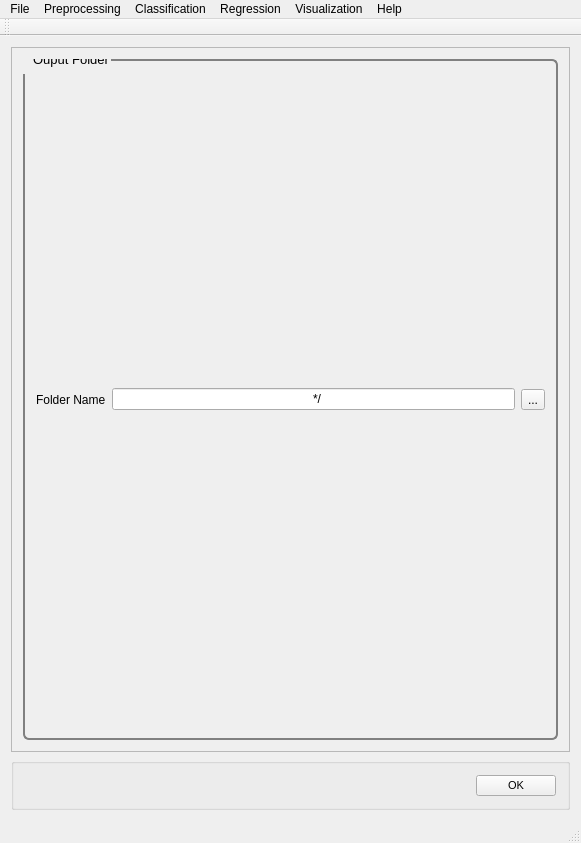
<?xml version="1.0" encoding="UTF-8"?>
<ui version="4.0">
    <class>MainWindow</class>
    <widget class="QMainWindow" name="MainWindow">
        <property name="geometry">
            <rect>
                <x>0</x>
                <y>0</y>
                <width>581</width>
                <height>843</height>
            </rect>
        </property>
        <property name="windowTitle">
            <string>PYSAT</string>
        </property>
        <widget class="QWidget" name="centralWidget">
            <layout class="QVBoxLayout" name="verticalLayout_9">
                <item>
                    <widget class="QScrollArea" name="scrollArea">
                        <property name="widgetResizable">
                            <bool>true</bool>
                        </property>
                        <widget class="QWidget" name="scrollAreaWidgetContents_2">
                            <property name="geometry">
                                <rect>
                                    <x>0</x>
                                    <y>0</y>
                                    <width>561</width>
                                    <height>721</height>
                                </rect>
                            </property>
                            <property name="font">
                                <font>
                                    <pointsize>8</pointsize>
                                </font>
                            </property>
                            <property name="styleSheet">
                                <string notr="true">QGroupBox {
                                    border: 2px solid gray;
                                    border-radius: 6px;
                                    margin-top: 0.5em;
                                    }

                                    QGroupBox::title {

                                    padding-top: -14px;
                                    padding-left: 8px;
                                    }
                                </string>
                            </property>
                            <layout class="QVBoxLayout" name="verticalLayout_8">
                                <item>
                                    <widget class="QGroupBox" name="file_out_path">
                                        <property name="font">
                                            <font>
                                                <pointsize>10</pointsize>
                                            </font>
                                        </property>
                                        <property name="title">
                                            <string>Ouput Folder</string>
                                        </property>
                                        <layout class="QHBoxLayout" name="horizontalLayout">
                                            <item>
                                                <widget class="QLabel" name="file_out_path_label">
                                                    <property name="text">
                                                        <string>Folder Name</string>
                                                    </property>
                                                </widget>
                                            </item>
                                            <item>
                                                <widget class="QLineEdit" name="file_out_path_line_edit">
                                                    <property name="text">
                                                        <string extracomment="Make this change whenever a new file is selected">
                                                            */
                                                        </string>
                                                    </property>
                                                    <property name="readOnly">
                                                        <bool>true</bool>
                                                    </property>
                                                </widget>
                                            </item>
                                            <item>
                                                <widget class="QToolButton" name="file_out_path_button">
                                                    <property name="text">
                                                        <string>...</string>
                                                    </property>
                                                </widget>
                                            </item>
                                        </layout>
                                    </widget>
                                </item>
                            </layout>
                        </widget>
                    </widget>
                </item>
                <item>
                    <widget class="QGroupBox" name="OK">
                        <layout class="QHBoxLayout" name="ok">
                            <item>
                                <spacer name="horizontalSpacer_5">
                                    <property name="orientation">
                                        <enum>Qt::Horizontal</enum>
                                    </property>
                                    <property name="sizeHint" stdset="0">
                                        <size>
                                            <width>40</width>
                                            <height>20</height>
                                        </size>
                                    </property>
                                </spacer>
                            </item>
                            <item>
                                <widget class="QPushButton" name="okButton">
                                    <property name="font">
                                        <font>
                                            <pointsize>8</pointsize>
                                        </font>
                                    </property>
                                    <property name="mouseTracking">
                                        <bool>false</bool>
                                    </property>
                                    <property name="text">
                                        <string>OK</string>
                                    </property>
                                </widget>
                            </item>
                        </layout>
                    </widget>
                </item>
            </layout>
        </widget>
        <widget class="QToolBar" name="mainToolBar">
            <attribute name="toolBarArea">
                <enum>TopToolBarArea</enum>
            </attribute>
            <attribute name="toolBarBreak">
                <bool>false</bool>
            </attribute>
        </widget>
        <widget class="QStatusBar" name="statusBar"/>
        <widget class="QMenuBar" name="menuBar">
            <property name="geometry">
                <rect>
                    <x>0</x>
                    <y>0</y>
                    <width>581</width>
                    <height>21</height>
                </rect>
            </property>
            <widget class="QMenu" name="menuFile">
                <property name="title">
                    <string>File</string>
                </property>
                <addaction name="actionLoad_Refence_Data"/>
                <addaction name="actionLoad_Unknown_Data"/>
                <addaction name="actionSet_output_location"/>
                <addaction name="separator"/>
                <addaction name="actionSave_Current_Plots"/>
                <addaction name="actionSave_Current_Data"/>
                <addaction name="separator"/>
                <addaction name="actionCreate_New_Workflow"/>
                <addaction name="actionSave_Current_Workflow"/>
                <addaction name="separator"/>
                <addaction name="actionExit"/>
            </widget>
            <widget class="QMenu" name="menuPreprocessing">
                <property name="title">
                    <string>Preprocessing</string>
                </property>
                <widget class="QMenu" name="menuBaseline_Removal">
                    <property name="title">
                        <string>Baseline Removal</string>
                    </property>
                    <addaction name="actionALS"/>
                    <addaction name="actionDietrich"/>
                    <addaction name="actionPolyFit"/>
                    <addaction name="actionAirPLS"/>
                    <addaction name="actionFABC"/>
                    <addaction name="actionKK"/>
                    <addaction name="actionMario"/>
                    <addaction name="actionMedian"/>
                    <addaction name="actionRubberband"/>
                    <addaction name="actionUndecimated_Wavelet"/>
                </widget>
                <widget class="QMenu" name="menuCalibration_Transfer">
                    <property name="title">
                        <string>Calibration Transfer</string>
                    </property>
                    <addaction name="actionRatio"/>
                    <addaction name="actionTommy_s_Methgod"/>
                    <addaction name="actionPiecewise_Direct_Standardization"/>
                    <addaction name="actionOthers_3"/>
                </widget>
                <addaction name="actionNormalization"/>
                <addaction name="actionNoise_Reduction"/>
                <addaction name="actionApply_Mask"/>
                <addaction name="actionInterpolate"/>
                <addaction name="actionInstrument_Response"/>
                <addaction name="menuBaseline_Removal"/>
                <addaction name="menuCalibration_Transfer"/>
                <addaction name="actionICA_2"/>
                <addaction name="actionPCA_2"/>
            </widget>
            <widget class="QMenu" name="menuRegression">
                <property name="title">
                    <string>Regression</string>
                </property>
                <addaction name="actionCross_Validation"/>
                <addaction name="actionTrain"/>
                <addaction name="actionPredict"/>
                <addaction name="actionCreate_N_Folds"/>
                <addaction name="actionCreate_Test_Folds"/>
                <addaction name="actionSubmodel_Ranges"/>
            </widget>
            <widget class="QMenu" name="menuHelp">
                <property name="title">
                    <string>Help</string>
                </property>
                <addaction name="actionIndex"/>
                <addaction name="actionContent_2"/>
                <addaction name="separator"/>
                <addaction name="actionAbout"/>
                <addaction name="actionAbout_QtCreator"/>
            </widget>
            <widget class="QMenu" name="menuClassification">
                <property name="title">
                    <string>Classification</string>
                </property>
                <widget class="QMenu" name="menuSupervised">
                    <property name="title">
                        <string>Supervised</string>
                    </property>
                    <addaction name="actionPLS_DA"/>
                    <addaction name="actionSIMCA"/>
                </widget>
                <widget class="QMenu" name="menuClustering">
                    <property name="title">
                        <string>Clustering</string>
                    </property>
                    <addaction name="actionK_means"/>
                    <addaction name="actionHierarchical_2"/>
                </widget>
                <addaction name="menuSupervised"/>
                <addaction name="menuClustering"/>
            </widget>
            <widget class="QMenu" name="menuVisualization">
                <property name="title">
                    <string>Visualization</string>
                </property>
                <addaction name="actionLine_Plot"/>
                <addaction name="action1_to_1_Plot"/>
                <addaction name="actionScatter_Plot"/>
            </widget>
            <addaction name="menuFile"/>
            <addaction name="menuPreprocessing"/>
            <addaction name="menuClassification"/>
            <addaction name="menuRegression"/>
            <addaction name="menuVisualization"/>
            <addaction name="menuHelp"/>
        </widget>
        <action name="actionLoad_Refence_Data">
            <property name="text">
                <string>Load Refence Data</string>
            </property>
        </action>
        <action name="actionLoad_Unknown_Data">
            <property name="text">
                <string>Load Unknown Data</string>
            </property>
        </action>
        <action name="actionSave_Current_Workflow">
            <property name="text">
                <string>Save Current Workflow</string>
            </property>
        </action>
        <action name="actionSave_Current_Plots">
            <property name="text">
                <string>Save Current Plots</string>
            </property>
        </action>
        <action name="actionSave_Current_Data">
            <property name="text">
                <string>Save Current Data</string>
            </property>
        </action>
        <action name="actionCreate_New_Workflow">
            <property name="text">
                <string>Create New Workflow</string>
            </property>
        </action>
        <action name="actionNoise_Reduction">
            <property name="text">
                <string>Noise Reduction</string>
            </property>
        </action>
        <action name="actionApply_Mask">
            <property name="text">
                <string>Apply Mask</string>
            </property>
        </action>
        <action name="actionInterpolate">
            <property name="text">
                <string>Interpolate (unknown to known)</string>
            </property>
        </action>
        <action name="actionInstrument_Response">
            <property name="text">
                <string>Instrument Response</string>
            </property>
        </action>
        <action name="actionALS">
            <property name="text">
                <string>ALS</string>
            </property>
        </action>
        <action name="actionDietrich">
            <property name="text">
                <string>Dietrich</string>
            </property>
        </action>
        <action name="actionPolyFit">
            <property name="text">
                <string>PolyFit</string>
            </property>
        </action>
        <action name="actionAirPLS">
            <property name="text">
                <string>AirPLS</string>
            </property>
        </action>
        <action name="actionFABC">
            <property name="text">
                <string>FABC</string>
            </property>
        </action>
        <action name="actionKK">
            <property name="text">
                <string>KK</string>
            </property>
        </action>
        <action name="actionMario">
            <property name="text">
                <string>Mario</string>
            </property>
        </action>
        <action name="actionMedian">
            <property name="text">
                <string>Median</string>
            </property>
        </action>
        <action name="actionRubberband">
            <property name="text">
                <string>Rubberband</string>
            </property>
        </action>
        <action name="actionUndecimated_Wavelet">
            <property name="text">
                <string>Undecimated Wavelet</string>
            </property>
        </action>
        <action name="actionRatio">
            <property name="text">
                <string>Ratio</string>
            </property>
        </action>
        <action name="actionTommy_s_Methgod">
            <property name="text">
                <string>Tommy's Method</string>
            </property>
        </action>
        <action name="actionPiecewise_Direct_Standardization">
            <property name="text">
                <string>Piecewise Direct Standardization</string>
            </property>
        </action>
        <action name="actionPCA">
            <property name="text">
                <string>PCA</string>
            </property>
        </action>
        <action name="actionICA">
            <property name="text">
                <string>ICA</string>
            </property>
        </action>
        <action name="actionK_Means">
            <property name="text">
                <string>K-Means</string>
            </property>
        </action>
        <action name="actionHierarchical">
            <property name="text">
                <string>Hierarchical</string>
            </property>
        </action>
        <action name="actionOthers">
            <property name="text">
                <string>Others...</string>
            </property>
        </action>
        <action name="actionOthers_2">
            <property name="text">
                <string>Others...</string>
            </property>
        </action>
        <action name="actionOthers_3">
            <property name="text">
                <string>Others...</string>
            </property>
        </action>
        <action name="actionPLS">
            <property name="text">
                <string>PLS</string>
            </property>
        </action>
        <action name="actionSM_PLS">
            <property name="text">
                <string>SM-PLS</string>
            </property>
        </action>
        <action name="actionICA_Regression">
            <property name="text">
                <string>ICA Regression</string>
            </property>
        </action>
        <action name="actionGaussian_Process">
            <property name="text">
                <string>Gaussian Process</string>
            </property>
        </action>
        <action name="actionMLP">
            <property name="text">
                <string>MLP</string>
            </property>
        </action>
        <action name="actionSVM">
            <property name="text">
                <string>SVM</string>
            </property>
        </action>
        <action name="actionOthers_4">
            <property name="text">
                <string>Others...</string>
            </property>
        </action>
        <action name="actionOthers_5">
            <property name="text">
                <string>Others...</string>
            </property>
        </action>
        <action name="actionIndex">
            <property name="text">
                <string>Index</string>
            </property>
        </action>
        <action name="actionContent_2">
            <property name="text">
                <string>Content</string>
            </property>
        </action>
        <action name="actionAbout">
            <property name="text">
                <string>About...</string>
            </property>
        </action>
        <action name="actionAbout_QtCreator">
            <property name="text">
                <string>About Qt...</string>
            </property>
        </action>
        <action name="actionExit">
            <property name="text">
                <string>Exit</string>
            </property>
        </action>
        <action name="actionNormalization">
            <property name="text">
                <string>Normalization</string>
            </property>
        </action>
        <action name="actionICA_2">
            <property name="text">
                <string>ICA</string>
            </property>
        </action>
        <action name="actionPCA_2">
            <property name="text">
                <string>PCA</string>
            </property>
        </action>
        <action name="actionPLS_DA">
            <property name="text">
                <string>PLS-DA</string>
            </property>
        </action>
        <action name="actionSIMCA">
            <property name="text">
                <string>SIMCA</string>
            </property>
        </action>
        <action name="actionK_means">
            <property name="text">
                <string>K-means</string>
            </property>
        </action>
        <action name="actionHierarchical_2">
            <property name="text">
                <string>Hierarchical</string>
            </property>
        </action>
        <action name="actionCross_Validation">
            <property name="text">
                <string>Cross Validation</string>
            </property>
        </action>
        <action name="actionTrain">
            <property name="text">
                <string>Train</string>
            </property>
        </action>
        <action name="actionPredict">
            <property name="text">
                <string>Predict</string>
            </property>
        </action>
        <action name="actionLine_Plot">
            <property name="text">
                <string>Line Plot</string>
            </property>
        </action>
        <action name="action1_to_1_Plot">
            <property name="text">
                <string>1 to 1 Plot</string>
            </property>
        </action>
        <action name="actionScatter_Plot">
            <property name="text">
                <string>Scatter Plot</string>
            </property>
        </action>
        <action name="actionSet_output_location">
            <property name="text">
                <string>Output Location</string>
            </property>
        </action>
        <action name="actionCreate_N_Folds">
            <property name="text">
                <string>Create N Folds</string>
            </property>
        </action>
        <action name="actionCreate_Test_Folds">
            <property name="text">
                <string>Create Test Folds</string>
            </property>
        </action>
        <action name="actionSubmodel_Ranges">
            <property name="text">
                <string>Submodel Ranges</string>
            </property>
        </action>
    </widget>
    <layoutdefault spacing="6" margin="11"/>
    <resources/>
    <connections/>
</ui>
